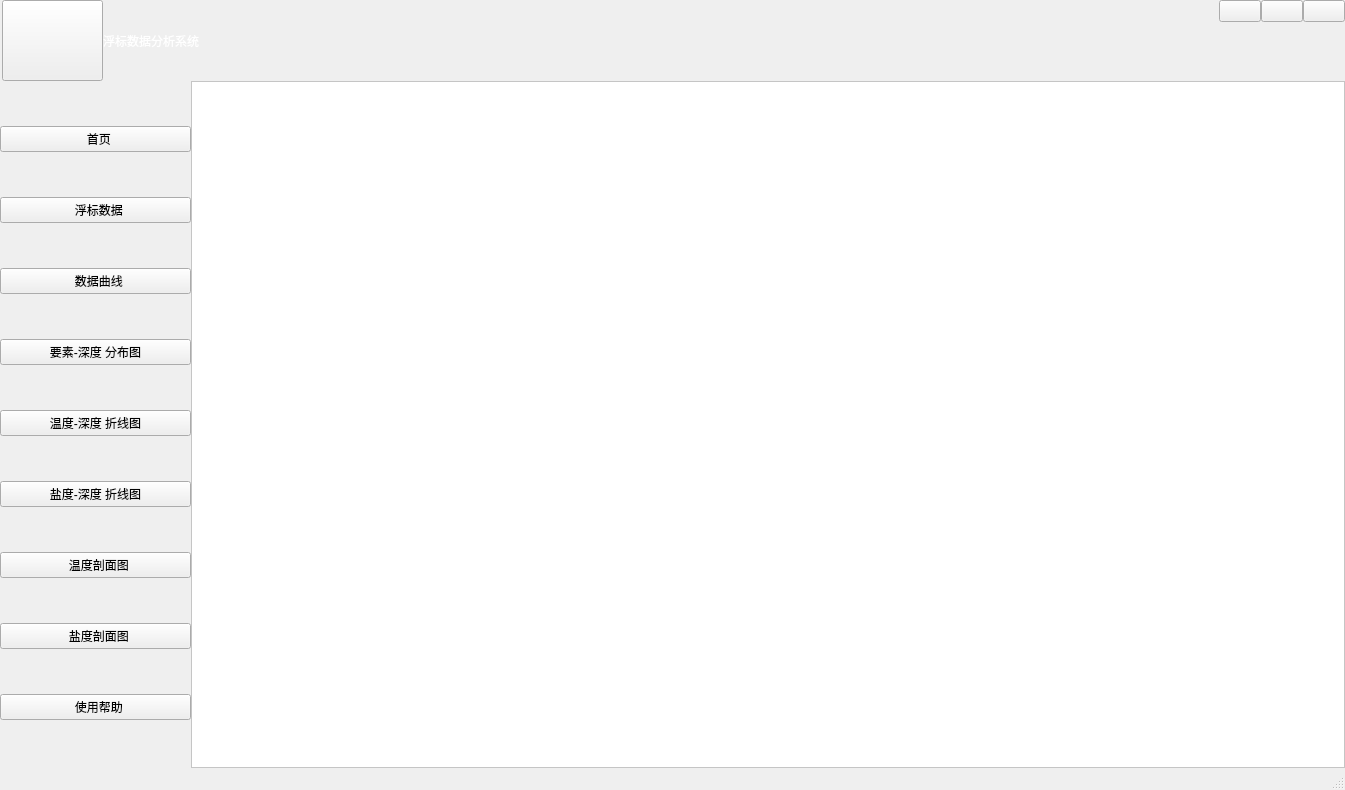
<?xml version="1.0" encoding="UTF-8"?>
<ui version="4.0">
 <class>MainWindow</class>
 <widget class="QMainWindow" name="MainWindow">
  <property name="geometry">
   <rect>
    <x>0</x>
    <y>0</y>
    <width>1345</width>
    <height>790</height>
   </rect>
  </property>
  <property name="windowTitle">
   <string>MainWindow</string>
  </property>
  <widget class="QWidget" name="centralwidget">
   <layout class="QGridLayout" name="gridLayout" rowstretch="0,0,0" columnstretch="1,0">
    <property name="leftMargin">
     <number>0</number>
    </property>
    <property name="topMargin">
     <number>0</number>
    </property>
    <property name="rightMargin">
     <number>0</number>
    </property>
    <property name="bottomMargin">
     <number>0</number>
    </property>
    <property name="spacing">
     <number>0</number>
    </property>
    <item row="0" column="0" colspan="2">
     <widget class="QWidget" name="widget_header" native="true">
      <property name="maximumSize">
       <size>
        <width>16777215</width>
        <height>81</height>
       </size>
      </property>
      <layout class="QGridLayout" name="gridLayout_2">
       <property name="leftMargin">
        <number>2</number>
       </property>
       <property name="topMargin">
        <number>0</number>
       </property>
       <property name="rightMargin">
        <number>0</number>
       </property>
       <property name="bottomMargin">
        <number>0</number>
       </property>
       <property name="spacing">
        <number>0</number>
       </property>
       <item row="0" column="0" rowspan="2">
        <widget class="QPushButton" name="pushButton_icon">
         <property name="maximumSize">
          <size>
           <width>101</width>
           <height>81</height>
          </size>
         </property>
         <property name="text">
          <string/>
         </property>
        </widget>
       </item>
       <item row="0" column="3">
        <widget class="QPushButton" name="pushButton_fanda">
         <property name="maximumSize">
          <size>
           <width>42</width>
           <height>26</height>
          </size>
         </property>
         <property name="text">
          <string/>
         </property>
        </widget>
       </item>
       <item row="0" column="4">
        <widget class="QPushButton" name="pushButton_guanbi">
         <property name="maximumSize">
          <size>
           <width>42</width>
           <height>26</height>
          </size>
         </property>
         <property name="text">
          <string/>
         </property>
        </widget>
       </item>
       <item row="1" column="4">
        <spacer name="verticalSpacer_12">
         <property name="orientation">
          <enum>Qt::Vertical</enum>
         </property>
         <property name="sizeHint" stdset="0">
          <size>
           <width>20</width>
           <height>55</height>
          </size>
         </property>
        </spacer>
       </item>
       <item row="1" column="2">
        <spacer name="verticalSpacer_11">
         <property name="orientation">
          <enum>Qt::Vertical</enum>
         </property>
         <property name="sizeHint" stdset="0">
          <size>
           <width>20</width>
           <height>55</height>
          </size>
         </property>
        </spacer>
       </item>
       <item row="1" column="3">
        <spacer name="verticalSpacer_10">
         <property name="orientation">
          <enum>Qt::Vertical</enum>
         </property>
         <property name="sizeHint" stdset="0">
          <size>
           <width>20</width>
           <height>55</height>
          </size>
         </property>
        </spacer>
       </item>
       <item row="0" column="2">
        <widget class="QPushButton" name="pushButton_zuixiao">
         <property name="maximumSize">
          <size>
           <width>42</width>
           <height>26</height>
          </size>
         </property>
         <property name="text">
          <string/>
         </property>
        </widget>
       </item>
       <item row="0" column="1" rowspan="2">
        <widget class="QLabel" name="label">
         <property name="styleSheet">
          <string notr="true">font: 22pt &quot;华光超粗黑_CNKI&quot;;
color: rgb(255, 255, 255);</string>
         </property>
         <property name="text">
          <string>浮标数据分析系统</string>
         </property>
        </widget>
       </item>
      </layout>
     </widget>
    </item>
    <item row="1" column="0" rowspan="2">
     <widget class="QWidget" name="widget_Menu" native="true">
      <property name="maximumSize">
       <size>
        <width>191</width>
        <height>16777215</height>
       </size>
      </property>
      <property name="autoFillBackground">
       <bool>false</bool>
      </property>
      <layout class="QVBoxLayout" name="verticalLayout" stretch="0,0,0,0,0,0,0,0,0">
       <property name="spacing">
        <number>0</number>
       </property>
       <property name="leftMargin">
        <number>0</number>
       </property>
       <property name="topMargin">
        <number>0</number>
       </property>
       <property name="rightMargin">
        <number>0</number>
       </property>
       <property name="bottomMargin">
        <number>0</number>
       </property>
       <item>
        <widget class="QPushButton" name="pushButton_1home">
         <property name="minimumSize">
          <size>
           <width>191</width>
           <height>23</height>
          </size>
         </property>
         <property name="autoFillBackground">
          <bool>false</bool>
         </property>
         <property name="text">
          <string>  首页</string>
         </property>
        </widget>
       </item>
       <item>
        <widget class="QPushButton" name="pushButton_2data">
         <property name="text">
          <string>  浮标数据</string>
         </property>
        </widget>
       </item>
       <item>
        <widget class="QPushButton" name="pushButton_3Fig">
         <property name="text">
          <string>  数据曲线</string>
         </property>
        </widget>
       </item>
       <item>
        <widget class="QPushButton" name="pushButton_4yaosu">
         <property name="text">
          <string>要素-深度 分布图</string>
         </property>
        </widget>
       </item>
       <item>
        <widget class="QPushButton" name="pushButton_5TDFig">
         <property name="text">
          <string>温度-深度 折线图</string>
         </property>
        </widget>
       </item>
       <item>
        <widget class="QPushButton" name="pushButton_6SDFig">
         <property name="text">
          <string>盐度-深度 折线图</string>
         </property>
        </widget>
       </item>
       <item>
        <widget class="QPushButton" name="pushButton_7TProFig">
         <property name="text">
          <string>  温度剖面图</string>
         </property>
        </widget>
       </item>
       <item>
        <widget class="QPushButton" name="pushButton_8SProFig">
         <property name="text">
          <string>  盐度剖面图</string>
         </property>
        </widget>
       </item>
       <item>
        <widget class="QPushButton" name="pushButton_help">
         <property name="text">
          <string>  使用帮助</string>
         </property>
        </widget>
       </item>
      </layout>
     </widget>
    </item>
    <item row="1" column="1" rowspan="2">
     <widget class="QFrame" name="frame_3">
      <property name="styleSheet">
       <string notr="true">background-color: rgb(255, 255, 255);</string>
      </property>
      <property name="frameShape">
       <enum>QFrame::StyledPanel</enum>
      </property>
      <property name="frameShadow">
       <enum>QFrame::Raised</enum>
      </property>
     </widget>
    </item>
   </layout>
  </widget>
  <widget class="QMenuBar" name="menubar">
   <property name="geometry">
    <rect>
     <x>0</x>
     <y>0</y>
     <width>1345</width>
     <height>23</height>
    </rect>
   </property>
  </widget>
  <widget class="QStatusBar" name="statusbar"/>
 </widget>
 <resources/>
 <connections/>
</ui>
